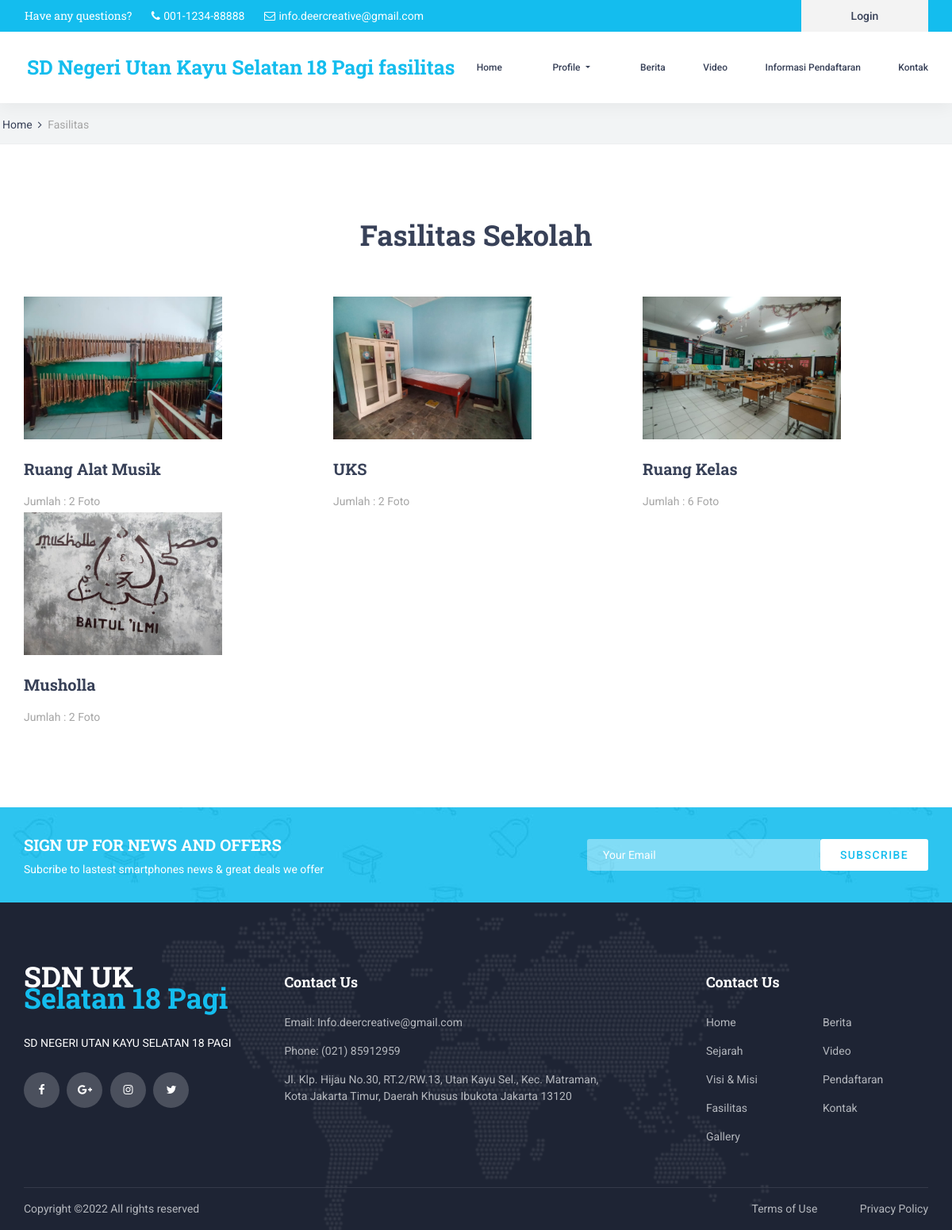
Page /index.php/home/fasilitas on the committed database.
### tables this page shows
CREATE TABLE `tbl_fasilitas` (
  `id_fasilitas` int(11) NOT NULL,
  `nama_fasilitas` text NOT NULL,
  `sampul_fasilitas` text NOT NULL
);

### application/views/layout/v_content.php (called while the page is built)
<?php
if($isi) {
    $this->load->view($isi);
}

### application/views/layout/v_wrapper.php (called while the page is built)
<?php
require_once('v_head.php');
require_once('v_header.php');
require_once('v_nav.php');
require_once('v_content.php');
require_once('v_footer.php');

### application/controllers/Home.php (called while the page is built, shortened)
<?php
class Home extends CI_Controller {
    public function __construct()
    {
        $this->load->model('m_home');
        $this->load->model('m_setting');
        $this->load->helper('download');
    }
    public function fasilitas()
    {
        $data = array(
            'title' => 'Fasilitas',
            'fasilitas' => $this->m_home->fasilitas(),
            'isi'   => 'v_fasilitas'
        );
        $this->load->view('layout/v_wrapper',$data,FALSE);
    }
}

### index.php (called while the page is built, shortened)
<?php
require_once BASEPATH.'core/CodeIgniter.php';

### application/models/M_home.php (called while the page is built, shortened)
<?php
class M_home extends CI_Model {
    public function fasilitas($limit = 0)
    {
        $this->db->select('tbl_fasilitas.*,count(tbl_fotofasilitas.id_fasilitas) as jml_foto');
        $this->db->from('tbl_fasilitas');
        $this->db->join('tbl_fotofasilitas', 'tbl_fotofasilitas.id_fasilitas = tbl_fasilitas.id_fasilitas', 'left');
        $this->db->group_by('tbl_fasilitas.id_fasilitas');
        $this->db->order_by('tbl_fasilitas.id_fasilitas', 'desc');
        return $this->db->get()->result();
    }
}

### application/views/v_fasilitas.php (the view)
   <div class="home">
       <div class="breadcrumbs_container">
           <div clas="container">
               <div class="row">
                   <div class="col">
                       <div class="breadcrumbs">
                           <ul>
                               <li><a href="index.html">Home</a></li>
                               <li>Fasilitas</li>
                           </ul>
                       </div>
                   </div>
               </div>
           </div>
       </div>
   </div>
   <div class="about">
	<div class="container">
		<div class="row">
			<div class="col">
				<div class="section_title_container text-center">
					<h2 class="section_title">Fasilitas Sekolah</h2>
				</div>
			</div>
		</div>
		<div class="row about_row">
               <?php foreach ($fasilitas as $key => $value) { ?>
			<div class="col-lg-4 about_col about_col_left">
				<div class="about_item">
					<div class="about_item_image"><img src="<?= base_url('sampul_fasilitas/'.$value->sampul_fasilitas) ?>" width="250px" height="180px"></div>
					<div class="about_item_title"><a href="<?= base_url('home/detail_fasilitas/'.$value->id_fasilitas) ?>"><?= $value->nama_fasilitas ?></a></div>
					<div class="about_item_text">
                           Jumlah : <?= $value->jml_foto ?> Foto
					</div>
				</div>
			</div>
               <?php } ?>
		</div>
	</div>
</div>
   <div class="newsletter">
	<div class="newsletter_background" style="background-image:url(<?= base_url() ?>template/front-end/images/newsletter_background.jpg)"></div>
	<div class="container">
		<div class="row">
			<div class="col">
				<div class="newsletter_container d-flex flex-lg-row flex-column align-items-center justify-content-start">
					<div class="newsletter_content text-lg-left text-center">
						<div class="newsletter_title">sign up for news and offers</div>
						<div class="newsletter_subtitle">Subcribe to lastest smartphones news & great deals we offer</div>
					</div>
					<div class="newsletter_form_container ml-lg-auto">
						<form action="#" id="newsletter_form" class="newsletter_form d-flex flex-row align-items-center justify-content-center">
							<input type="email" class="newsletter_input" placeholder="Your Email" required="required">
							<button type="submit" class="newsletter_button">subscribe</button>
						</form>
					</div>
				</div>
			</div>
		</div>
	</div>
</div>

### template/front-end/styles/courses.css (style rules this page uses)
* { margin: 0; padding: 0; -webkit-font-smoothing: antialiased; -webkit-text-shadow: rgba(0,0,0,.01) 0 0 1px; text-shadow: rgba(0,0,0,.01) 0 0 1px; }
body { font-family: 'Roboto', sans-serif; font-size: 14px; font-weight: 400; background: #FFFFFF; color: #a5a5a5; }
div { display: block; position: relative; -webkit-box-sizing: border-box; -moz-box-sizing: border-box; box-sizing: border-box; }
ul { list-style: none; margin-bottom: 0px; }
a, a:hover, a:visited, a:active, a:link { text-decoration: none; -webkit-font-smoothing: antialiased; -webkit-text-shadow: rgba(0,0,0,.01) 0 0 1px; text-shadow: rgba(0,0,0,.01) 0 0 1px; }
h2 { font-size: 36px; }
h1, h2, h3, h4, h5, h6 { font-family: 'Roboto Slab', serif; font-weight: 700; -webkit-font-smoothing: antialiased; -webkit-text-shadow: rgba(0,0,0,.01) 0 0 1px; text-shadow: rgba(0,0,0,.01) 0 0 1px; color: #384158; margin-bottom: 0; }
.section_title_container { max-width: 600px; margin: 0 auto; }
.section_title { line-height: 0.75; }
.home { width: 100%; height: 182px; background: #f2f4f5; border-bottom: solid 1px #edeff0; }
.breadcrumbs_container { position: absolute; left: 0; bottom: 0; width: 100%; padding-bottom: 13px; padding-left: 3px; }
.breadcrumbs ul li { display: inline-block; position: relative; }
.breadcrumbs ul li:not(:last-child)::after { display: inline-block; font-family: 'FontAwesome'; content: '\f105'; margin-left: 7px; margin-right: 4px; color: #384158; }
.breadcrumbs ul li a { font-size: 14px; font-weight: 400; color: #384158; -webkit-transition: all 200ms ease; -moz-transition: all 200ms ease; -ms-transition: all 200ms ease; -o-transition: all 200ms ease; transition: all 200ms ease; }
.newsletter { width: 100%; }
.newsletter_background { position: absolute; top: 0; left: 0; width: 100%; height: 100%; }
.newsletter_container { width: 100%; height: 120px; }
.newsletter_title { font-family: 'Roboto Slab', serif; font-size: 20px; font-weight: 700; text-transform: uppercase; color: #FFFFFF; }
.newsletter_subtitle { font-size: 14px; font-weight: 400; color: #FFFFFF; margin-top: 6px; }
.newsletter_form_container { width: 450px; padding-left: 20px; }
.newsletter_form { display: block; position: relative; width: 100%; }
.newsletter_input { width: calc(100% - 136px); height: 40px; background: rgba(255,255,255,0.4); border: none; outline: none; padding-left: 20px; color: #FFFFFF; border-top-left-radius: 3px; border-bottom-left-radius: 3px; }
.newsletter_button { width: 136px; height: 40px; background: #FFFFFF; border-radius: 3px; border: none; outline: none; cursor: pointer; font-size: 14px; text-transform: uppercase; color: #14bdee; font-weight: 500; letter-spacing: 0.1em; }

### rows in the picture
tbl_fasilitas: sampul_fasilitas (picture), nama_fasilitas "Ruang Alat Musik", jml_foto "2"
tbl_fasilitas: sampul_fasilitas (picture), nama_fasilitas "UKS", jml_foto "2"
tbl_fasilitas: sampul_fasilitas (picture), nama_fasilitas "Ruang Kelas", jml_foto "6"
tbl_fasilitas: sampul_fasilitas (picture), nama_fasilitas "Musholla", jml_foto "2"

### other values in the picture
$nowUrl "fasilitas"
